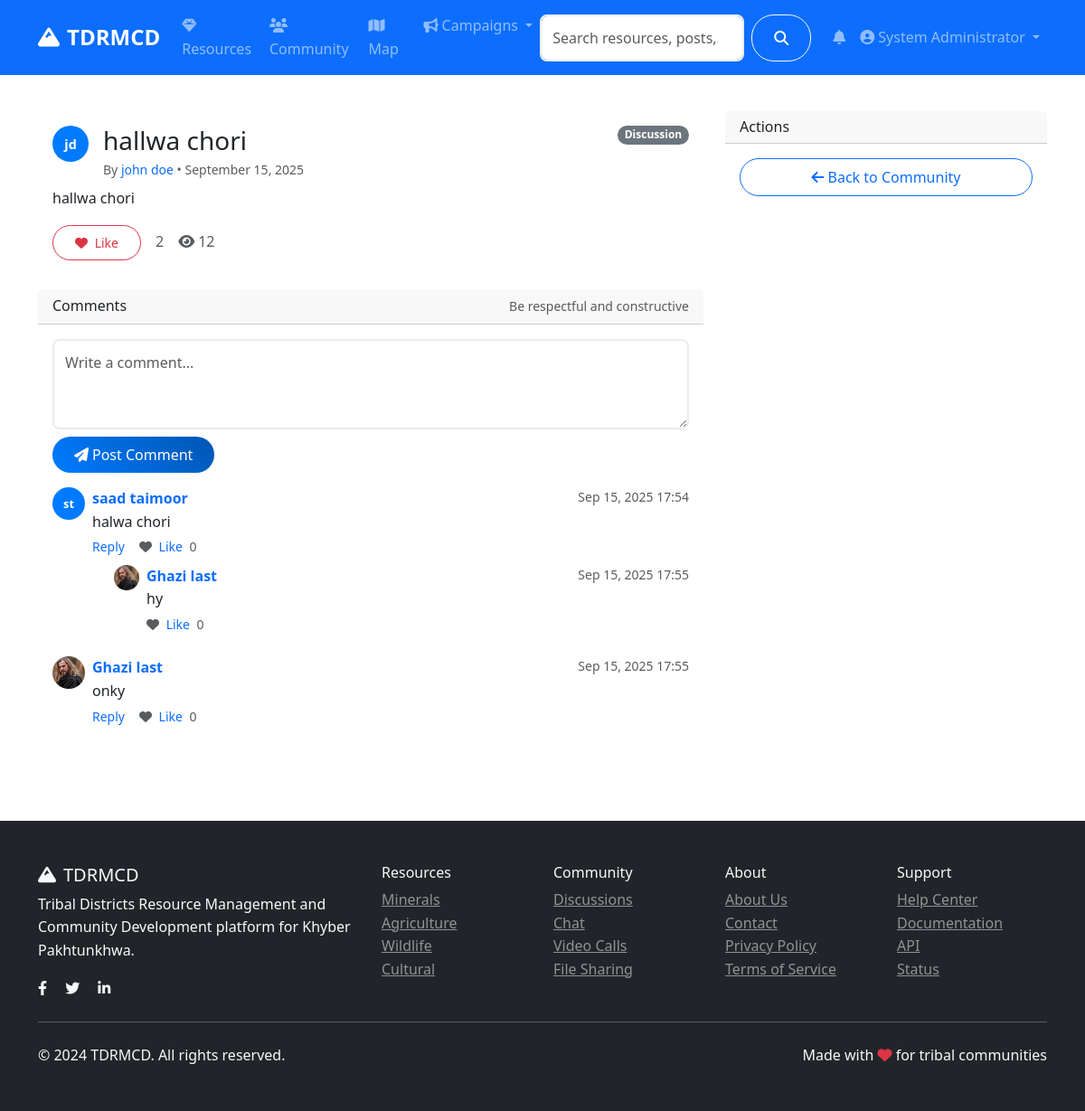
Before: /community/post/11 (signed in) with the older database file.
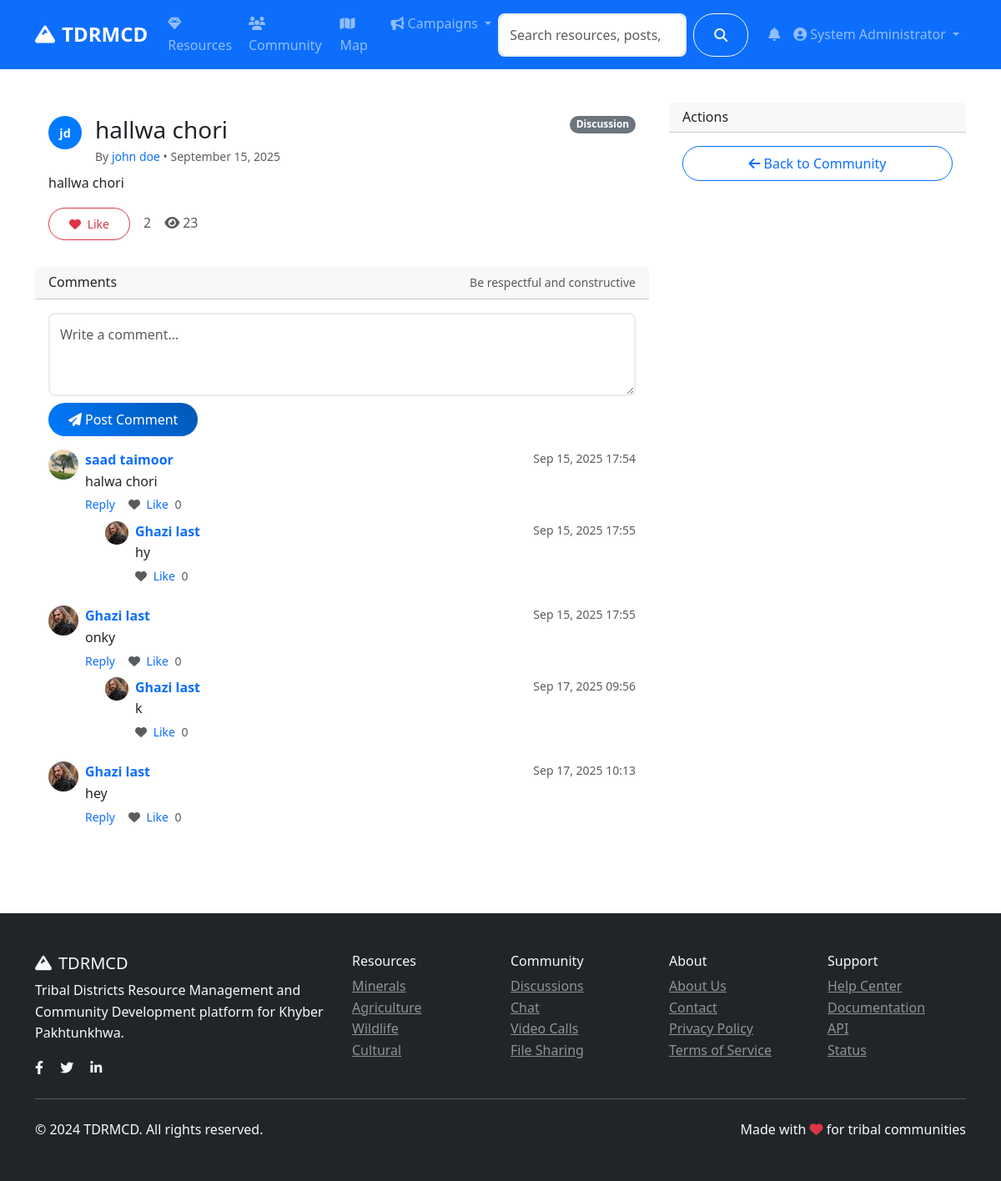
After: the same page with the newer database file.
### models.py (models this page shows, shortened)
class CommunityPost(db.Model):
    id = db.Column(db.Integer, primary_key=True)
    title = db.Column(db.String(200), nullable=False)
    content = db.Column(db.Text, nullable=False)
    category = db.Column(db.String(50), nullable=False)  # discussion, question, announcement
    tags = db.Column(db.String(200))
    image_url = db.Column(db.String(200))
    likes = db.Column(db.Integer, default=0)
    views = db.Column(db.Integer, default=0)
    author_id = db.Column(db.Integer, db.ForeignKey('user.id'), nullable=False)
    created_at = db.Column(db.DateTime, default=datetime.utcnow)
    updated_at = db.Column(db.DateTime, default=datetime.utcnow, onupdate=datetime.utcnow)
    comments = db.relationship('Comment', backref='post', lazy='dynamic', cascade='all, delete-orphan')
    likes_relation = db.relationship('PostLike', backref='post', lazy='dynamic', cascade='all, delete-orphan')

class Comment(db.Model):
    id = db.Column(db.Integer, primary_key=True)
    content = db.Column(db.Text, nullable=False)
    author_id = db.Column(db.Integer, db.ForeignKey('user.id'), nullable=False)
    post_id = db.Column(db.Integer, db.ForeignKey('community_post.id'), nullable=False)
    parent_id = db.Column(db.Integer, db.ForeignKey('comment.id'))  # For nested comments
    created_at = db.Column(db.DateTime, default=datetime.utcnow)
    author = db.relationship('User', backref='comments')
    replies = db.relationship('Comment', backref=db.backref('parent', remote_side=[id]))

class User(UserMixin, db.Model):
    id = db.Column(db.Integer, primary_key=True)
    username = db.Column(db.String(80), unique=True, nullable=False)
    email = db.Column(db.String(120), unique=True, nullable=False)
    password_hash = db.Column(db.String(120), nullable=False)
    first_name = db.Column(db.String(50), nullable=False)
    last_name = db.Column(db.String(50), nullable=False)
    role = db.Column(db.String(20), default='user')  # user, admin, researcher
    location = db.Column(db.String(100))
    bio = db.Column(db.Text)
    avatar = db.Column(db.String(200), default='default.jpg')
    is_active = db.Column(db.Boolean, default=True)
    created_at = db.Column(db.DateTime, default=datetime.utcnow)
    last_seen = db.Column(db.DateTime, default=datetime.utcnow)
    resources = db.relationship('Resource', backref='author', lazy='dynamic')
    posts = db.relationship('CommunityPost', backref='author', lazy='dynamic')
    chat_messages = db.relationship('ChatMessage', backref='sender', lazy='dynamic')
    file_submissions = db.relationship(
        'FileSubmission',
        foreign_keys='FileSubmission.submitter_id',
        backref='submitter',
        lazy='dynamic'
    )
    reviewed_submissions = db.relationship(
        'FileSubmission',
        foreign_keys='FileSubmission.reviewed_by',
        backref='reviewer_user',
        lazy='dynamic'
    )
    notifications = db.relationship('Notification', backref='user', lazy='dynamic')
    following = db.relationship('Follow', foreign_keys='Follow.follower_id', backref='follower', lazy='dynamic')
    followers = db.relationship('Follow', foreign_keys='Follow.followed_id', backref='followed', lazy='dynamic')
    def get_full_name(self):
        return f"{self.first_name} {self.last_name}"
    def is_admin(self):
        return self.role == 'admin'

### routes/community.py (the view)
@community_bp.route('/post/<int:id>')
def post_detail(id):
    post = CommunityPost.query.get_or_404(id)
    post.views += 1
    db.session.commit()
    comments = Comment.query.filter_by(post_id=id, parent_id=None).order_by(Comment.created_at.asc()).all()
    all_comment_ids = []
    for c in comments:
        all_comment_ids.append(c.id)
        for r in (c.replies or []):
            all_comment_ids.append(r.id)
    comment_like_counts = {}
    if all_comment_ids:
        rows = db.session.query(CommentLike.comment_id, func.count(CommentLike.id)) \
            .filter(CommentLike.comment_id.in_(all_comment_ids)) \
            .group_by(CommentLike.comment_id).all()
        comment_like_counts = {cid: cnt for cid, cnt in rows}
    comments_liked_by_me = set()
    if current_user.is_authenticated and all_comment_ids:
        liked_rows = CommentLike.query.filter(
            CommentLike.user_id == current_user.id,
            CommentLike.comment_id.in_(all_comment_ids)
        ).with_entities(CommentLike.comment_id).all()
        comments_liked_by_me = {cid for (cid,) in liked_rows}
    comment_form = CommentForm()
    liked_by_me = False
    if current_user.is_authenticated:
        liked_by_me = PostLike.query.filter_by(user_id=current_user.id, post_id=post.id).first() is not None
    return render_template('community/post_detail.html',
                         post=post,
                         comments=comments,
                         comment_form=comment_form,
                         liked_by_me=liked_by_me,
                         comment_like_counts=comment_like_counts,
                         comments_liked_by_me=comments_liked_by_me)

### forms.py
class CommentForm(FlaskForm):
    content = TextAreaField('Comment', validators=[DataRequired(), Length(min=1, max=1000)])
    parent_id = HiddenField('Parent ID', validators=[Optional()])

### app.py (called while the page is built)
@login_manager.user_loader
def load_user(user_id):
    return User.query.get(int(user_id))

### templates/community/post_detail.html (shortened to what the changed rows need)
{% extends "base.html" %}
{% block content %}
<div class="container py-4">
    <div class="row">
        <div class="col-lg-8">
            <div class="card mb-3 fade-in">
                <div class="card-body">
                    <div class="d-flex justify-content-between align-items-start">
                        <div class="d-flex align-items-start">
                            <div class="me-3">
                            </div>
                            <div>
                                {% if post.title %}
                                <h3 class="mb-1">{{ post.title }}</h3>
                                {% endif %}
                                <div class="text-muted small">By <a class="text-decoration-none" href="{{ url_for('auth.public_profile', username=post.author.username) }}">{{ post.author.get_full_name() }}</a> • {{ post.created_at.strftime('%B %d, %Y') }}</div>
                            </div>
                        </div>
                        <span class="badge bg-secondary">{{ post.category.title() }}</span>
                    </div>
                    <p class="mt-2">{{ post.content }}</p>
                    <div class="mt-3 d-flex gap-3 align-items-center">
                        <button id="like-btn" class="btn btn-sm {{ 'btn-danger' if liked_by_me else 'btn-outline-danger' }}">
                            <i class="fas fa-heart me-1"></i>
                            <span id="like-text">{{ 'Liked' if liked_by_me else 'Like' }}</span>
                        </button>
                        <span id="like-count" class="text-muted">{{ post.likes }}</span>
                        <span class="text-muted"><i class="fas fa-eye me-1"></i>{{ post.views }}</span>
                    </div>
                </div>
            </div>
            <div class="card fade-in" id="comments">
                <div class="card-body">
                    {% if comments %}
                        {% for c in comments %}
                        <div class="mb-3">
                            <div class="d-flex">
                                <div class="me-2">
                                    {% if c.author.avatar and c.author.avatar != 'default.jpg' %}
                                    <img src="{{ url_for('serve_uploaded_file', subdir='avatars', filename=c.author.avatar) }}" alt="Avatar" class="rounded-circle" style="width:36px;height:36px;object-fit:cover;">
                                    {% else %}
                                    <div class="avatar" style="width:36px;height:36px;font-size:.8rem;">{{ c.author.first_name[0] }}{{ c.author.last_name[0] }}</div>
                                    {% endif %}
                                </div>
                                <div class="flex-grow-1">
                                    <div class="d-flex justify-content-between">
                                        <strong><a class="text-decoration-none" href="{{ url_for('auth.public_profile', username=c.author.username) }}">{{ c.author.get_full_name() }}</a></strong>
                                        <small class="text-muted">{{ c.created_at.strftime('%b %d, %Y %H:%M') }}</small>
                                    </div>
                                    <div>{{ c.content }}</div>
                                    <div class="mt-1 d-flex gap-3 align-items-center small">
                                        <a href="#" class="text-decoration-none" onclick="toggleReply({{ c.id }});return false;">Reply</a>
                                        <a href="#" class="text-decoration-none" data-comment-id="{{ c.id }}" onclick="return toggleCommentLike({{ c.id }});">
                                            <i id="comment-like-icon-{{ c.id }}" class="fas fa-heart me-1 {{ 'text-danger' if c.id in comments_liked_by_me else 'text-muted' }}"></i>
                                            <span id="comment-like-text-{{ c.id }}">{{ 'Unlike' if c.id in comments_liked_by_me else 'Like' }}</span>
                                            <span class="ms-1 text-muted" id="comment-like-count-{{ c.id }}">{{ comment_like_counts.get(c.id, 0) }}</span>
                                        </a>
                                    </div>
                                    {% if c.replies %}
                                    <div class="mt-2 ms-4">
                                        {% for r in c.replies %}
                                        <div class="mb-2 d-flex">
                                            <div class="me-2">
                                                {% if r.author.avatar and r.author.avatar != 'default.jpg' %}
                                                <img src="{{ url_for('serve_uploaded_file', subdir='avatars', filename=r.author.avatar) }}" alt="Avatar" class="rounded-circle" style="width:28px;height:28px;object-fit:cover;">
                                                {% else %}
                                                <div class="avatar" style="width:28px;height:28px;font-size:.7rem;">{{ r.author.first_name[0] }}{{ r.author.last_name[0] }}</div>
                                                {% endif %}
                                            </div>
                                            <div class="flex-grow-1">
                                                <div class="d-flex justify-content-between">
                                                    <strong><a class="text-decoration-none" href="{{ url_for('auth.public_profile', username=r.author.username) }}">{{ r.author.get_full_name() }}</a></strong>
                                                    <small class="text-muted">{{ r.created_at.strftime('%b %d, %Y %H:%M') }}</small>
                                                </div>
                                                <div>{{ r.content }}</div>
                                                <div class="mt-1 d-flex gap-3 align-items-center small">
                                                    <a href="#" class="text-decoration-none" data-comment-id="{{ r.id }}" onclick="return toggleCommentLike({{ r.id }});">
                                                        <i id="comment-like-icon-{{ r.id }}" class="fas fa-heart me-1 {{ 'text-danger' if r.id in comments_liked_by_me else 'text-muted' }}"></i>
                                                        <span id="comment-like-text-{{ r.id }}">{{ 'Unlike' if r.id in comments_liked_by_me else 'Like' }}</span>
                                                        <span class="ms-1 text-muted" id="comment-like-count-{{ r.id }}">{{ comment_like_counts.get(r.id, 0) }}</span>
                                                    </a>
                                                </div>
                                            </div>
                                        </div>
                                        {% endfor %}
                                    </div>
                                    {% endif %}
                                </div>
                            </div>
                        </div>
                        {% endfor %}
                    {% else %}
                    <div class="text-muted">No comments yet.</div>
                    {% endif %}
                </div>
            </div>
        </div>
    </div>
</div>
{% endblock %}

Changed rows visible on the page:
changed CommunityPost "hallwa chori": views "12" → "23"
changed through a linked row, Comment "halwa chori": avatar: picture added; author "s" → (not shown); author "t" → (not shown)
added Comment: avatar (picture), author.get_full_name "Ghazi last", created_at "Sep 17, 2025 09:56", content "k", id "Like", get "0"
added Comment: avatar (picture), author.get_full_name "Ghazi last", created_at "Sep 17, 2025 10:13", content "hey", id "Like", get "0", shown under "Comments"
